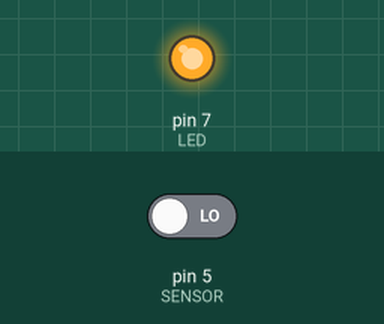
This sketch was run on a simulated Arduino Uno, built with avr-gcc and run on an emulated ATmega328P. On the bench: output pins drawn as LEDs (lit = HIGH). Inputs (shaded band) come from the test bench; at power-on: pin 5 (SENSOR) LOW.

Above: at 1.2 s.
1.3 s: pin 5 (SENSOR) driven HIGH
At 2.1 s:
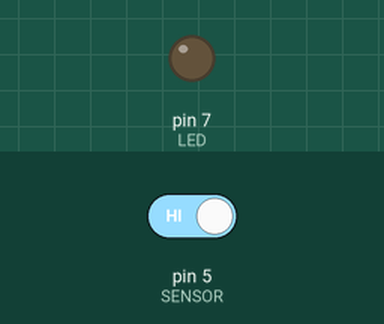
2.8 s: pin 5 (SENSOR) driven LOW
At 3.2 s:
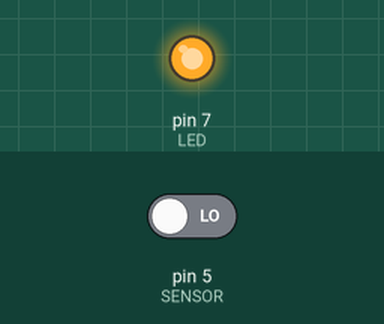
Timing chart, 0 to 5.8 s (numbered marks = the images above; inputs shaded):
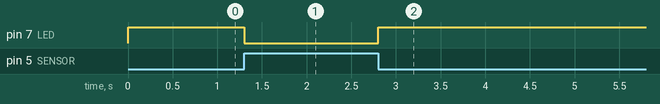

The sketch:

SesSensor.ino
```cpp
#define LED 7
#define SENSOR 5

int value=0;

void setup() {
  Serial.begin(9600);
  pinMode(LED, OUTPUT);
  pinMode(SENSOR, INPUT);
}

void loop() {
  value = digitalRead(SENSOR);
  if(value){
    digitalWrite(LED, LOW);
  }
  else{
    digitalWrite(LED, HIGH);
  }
}
```

Measured:
- after the input at 1.3 s, pin 7 (LED): HIGH → LOW at once
- after the input at 2.8 s, pin 7 (LED): LOW → HIGH at once
